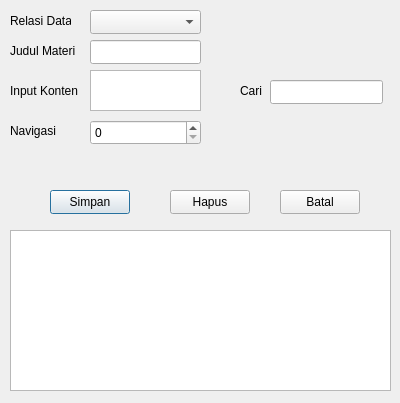
<?xml version="1.0" encoding="UTF-8"?>
<ui version="4.0">
 <class>Materi_Pembelajaran</class>
 <widget class="QDialog" name="Materi_Pembelajaran">
  <property name="geometry">
   <rect>
    <x>0</x>
    <y>0</y>
    <width>400</width>
    <height>403</height>
   </rect>
  </property>
  <property name="windowTitle">
   <string>FormMateri</string>
  </property>
  <widget class="QComboBox" name="comboSub">
   <property name="geometry">
    <rect>
     <x>90</x>
     <y>10</y>
     <width>111</width>
     <height>24</height>
    </rect>
   </property>
  </widget>
  <widget class="QLineEdit" name="inputJudul">
   <property name="geometry">
    <rect>
     <x>90</x>
     <y>40</y>
     <width>111</width>
     <height>24</height>
    </rect>
   </property>
  </widget>
  <widget class="QTextEdit" name="inputIsi">
   <property name="geometry">
    <rect>
     <x>90</x>
     <y>70</y>
     <width>111</width>
     <height>41</height>
    </rect>
   </property>
  </widget>
  <widget class="QSpinBox" name="spinHalaman">
   <property name="geometry">
    <rect>
     <x>90</x>
     <y>120</y>
     <width>111</width>
     <height>25</height>
    </rect>
   </property>
  </widget>
  <widget class="QLineEdit" name="inputCari">
   <property name="geometry">
    <rect>
     <x>270</x>
     <y>80</y>
     <width>113</width>
     <height>24</height>
    </rect>
   </property>
  </widget>
  <widget class="QPushButton" name="btnSimpan">
   <property name="geometry">
    <rect>
     <x>50</x>
     <y>190</y>
     <width>80</width>
     <height>24</height>
    </rect>
   </property>
   <property name="text">
    <string>Simpan</string>
   </property>
  </widget>
  <widget class="QPushButton" name="btnHapus">
   <property name="geometry">
    <rect>
     <x>170</x>
     <y>190</y>
     <width>80</width>
     <height>24</height>
    </rect>
   </property>
   <property name="text">
    <string>Hapus</string>
   </property>
  </widget>
  <widget class="QPushButton" name="btnBatal">
   <property name="geometry">
    <rect>
     <x>280</x>
     <y>190</y>
     <width>80</width>
     <height>24</height>
    </rect>
   </property>
   <property name="text">
    <string>Batal</string>
   </property>
  </widget>
  <widget class="QTableWidget" name="tableWidget">
   <property name="geometry">
    <rect>
     <x>10</x>
     <y>230</y>
     <width>381</width>
     <height>161</height>
    </rect>
   </property>
  </widget>
  <widget class="QLabel" name="label">
   <property name="geometry">
    <rect>
     <x>10</x>
     <y>10</y>
     <width>61</width>
     <height>21</height>
    </rect>
   </property>
   <property name="text">
    <string>Relasi Data</string>
   </property>
  </widget>
  <widget class="QLabel" name="label_2">
   <property name="geometry">
    <rect>
     <x>10</x>
     <y>40</y>
     <width>71</width>
     <height>21</height>
    </rect>
   </property>
   <property name="text">
    <string>Judul Materi</string>
   </property>
  </widget>
  <widget class="QLabel" name="label_3">
   <property name="geometry">
    <rect>
     <x>10</x>
     <y>80</y>
     <width>71</width>
     <height>21</height>
    </rect>
   </property>
   <property name="text">
    <string>Input Konten</string>
   </property>
  </widget>
  <widget class="QLabel" name="label_4">
   <property name="geometry">
    <rect>
     <x>10</x>
     <y>120</y>
     <width>49</width>
     <height>21</height>
    </rect>
   </property>
   <property name="text">
    <string>Navigasi</string>
   </property>
  </widget>
  <widget class="QLabel" name="label_5">
   <property name="geometry">
    <rect>
     <x>240</x>
     <y>80</y>
     <width>31</width>
     <height>21</height>
    </rect>
   </property>
   <property name="text">
    <string>Cari</string>
   </property>
  </widget>
 </widget>
 <resources/>
 <connections/>
</ui>
